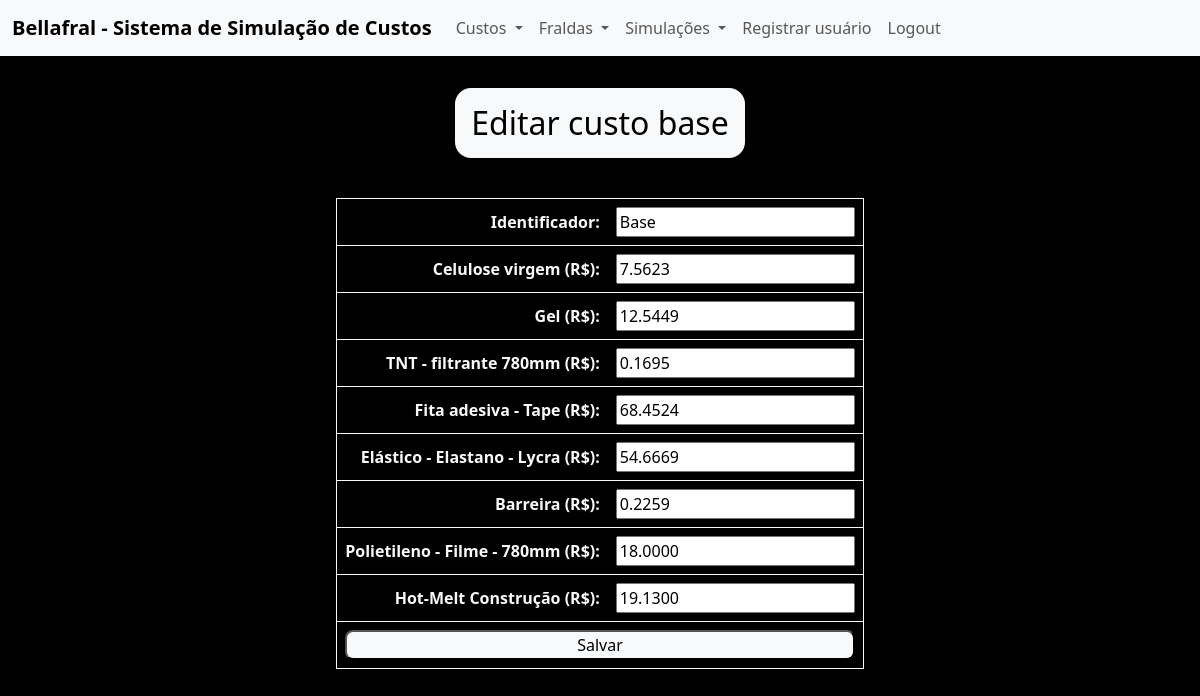
The app's page /costs/costs_base_edit/1 with its own data.
### costs/models.py (models this page shows, shortened)
class Costs(models.Model):
    identificador = models.CharField(max_length=100, default='')
    celulose_virgem_price = models.DecimalField(verbose_name='Celulose virgem (R$)', max_digits=10, decimal_places=4, default=0)
    gel_price = models.DecimalField(verbose_name='Gel (R$)', max_digits=10, decimal_places=4, default=0)
    tnt_filtrante_780_price = models.DecimalField(verbose_name='TNT - filtrante 780mm (R$)', max_digits=10, decimal_places=4, default=0)
    fita_adesiva_tape_price = models.DecimalField(verbose_name='Fita adesiva - Tape (R$)', max_digits=10, decimal_places=4, default=0)
    elastico_elastano_lycra_price = models.DecimalField(verbose_name='Elástico - Elastano - Lycra (R$)', max_digits=10, decimal_places=4, default=0)
    barreira_price = models.DecimalField(verbose_name='Barreira (R$)', max_digits=10, decimal_places=4, default=0)
    polietileno_filme_780_price = models.DecimalField(verbose_name='Polietileno - Filme - 780mm (R$)', max_digits=10, decimal_places=4, default=0)
    hot_melt_const_price = models.DecimalField(verbose_name='Hot-Melt Construção (R$)', max_digits=10, decimal_places=4, default=0)

### costs/views.py (the view)
# urls.py: path('costs_base_edit/<int:id>', views.costs_base_edit, name='costs_base_edit'),
def costs_base_edit(request, id):
    cost = get_object_or_404(Costs, id=id)
    form = CostsBaseEditForm(instance=cost)
    return render(request, 'costs_base_edit.html', {'form': form, 'cost': cost})

### costs/my_forms.py
class CostsBaseEditForm(forms.ModelForm):
    class Meta:
        model = Costs
        fields = '__all__'

### costs/templates/costs_base_edit.html (shortened to what this page needs)
{% extends "index.html" %}
{% block css %}
    {% load static %}
    <link rel="stylesheet" href="{% static "costs_base_edit.css" %}">
{% endblock css %}
{% block content %}
    <section id="costs_base_edit_header">
        <h2>Editar custo base</h2>
    </section>
    <section id="costs_base_edit_form">
        <form action="{% url 'costs:costs_base_save' cost.id %}" method="post">
            <table>
                <tr>
                    <td>{{ form.identificador.label_tag }}</td>
                    <td>{{ form.identificador }}</td>
                </tr>
                <tr>
                    <td>{{ form.celulose_virgem_price.label_tag }}</td>
                    <td>{{ form.celulose_virgem_price }}</td>
                </tr>
                <tr>
                    <td>{{ form.gel_price.label_tag }}</td>
                    <td>{{ form.gel_price }}</td>
                </tr>
                <tr>
                    <td>{{ form.tnt_filtrante_780_price.label_tag }}</td>
                    <td>{{ form.tnt_filtrante_780_price }}</td>
                </tr>
                <tr>
                    <td>{{ form.fita_adesiva_tape_price.label_tag }}</td>
                    <td>{{ form.fita_adesiva_tape_price }}</td>
                </tr>
                <tr>
                    <td>{{ form.elastico_elastano_lycra_price.label_tag }}</td>
                    <td>{{ form.elastico_elastano_lycra_price }}</td>
                </tr>
                <tr>
                    <td>{{ form.barreira_price.label_tag }}</td>
                    <td>{{ form.barreira_price }}</td>
                </tr>
                <tr>
                    <td>{{ form.polietileno_filme_780_price.label_tag }}</td>
                    <td>{{ form.polietileno_filme_780_price }}</td>
                </tr>
                <tr>
                    <td>{{ form.hot_melt_const_price.label_tag }}</td>
                    <td>{{ form.hot_melt_const_price }}</td>
                </tr>
                <tr>
                    <td colspan="2">
                        <button type="submit">Salvar</button>
                    </td>
                </tr>
            </table>
        </form>
    </section>
{% endblock %}

### static/css/index.css (style rules this page uses)
body { background-color: black; }

### static/css/costs_base_edit.css (style rules this page uses)
#costs_base_edit_header { display: flex; justify-content: center; align-items: center; }
h2 { margin-top: 1em; width: fit-content; padding: 0.5em; border-radius: 0.5em; text-align: center; background-color: #f8f9fa; color: #000; }
#costs_base_edit_form { display: flex; justify-content: center; align-items: center; margin-top: 2em; margin-bottom: 2em; color: #f8f9fa; }
form { display: flex; flex-direction: column; }
table { border-collapse: collapse; }
table tr { border: 1px solid #f8f9fa; }
table tr td { padding: 0.5em; text-align: right; font-weight: bold; }
button { width: 100%; border-radius: 0.5em; background-color: #f8f9fa; color: #000; }

### records on screen
Costs: identificador "Base", celulose_virgem_price "7.5623", gel_price "12.5449", tnt_filtrante_780_price "0.1695", fita_adesiva_tape_price "68.4524", elastico_elastano_lycra_price "54.6669", barreira_price "0.2259", polietileno_filme_780_price "18.0000", hot_melt_const_price "19.1300"
